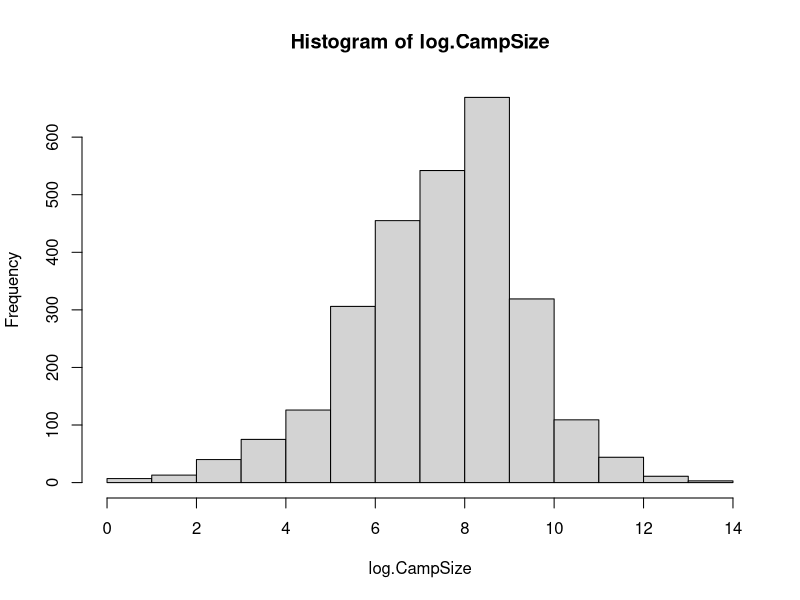
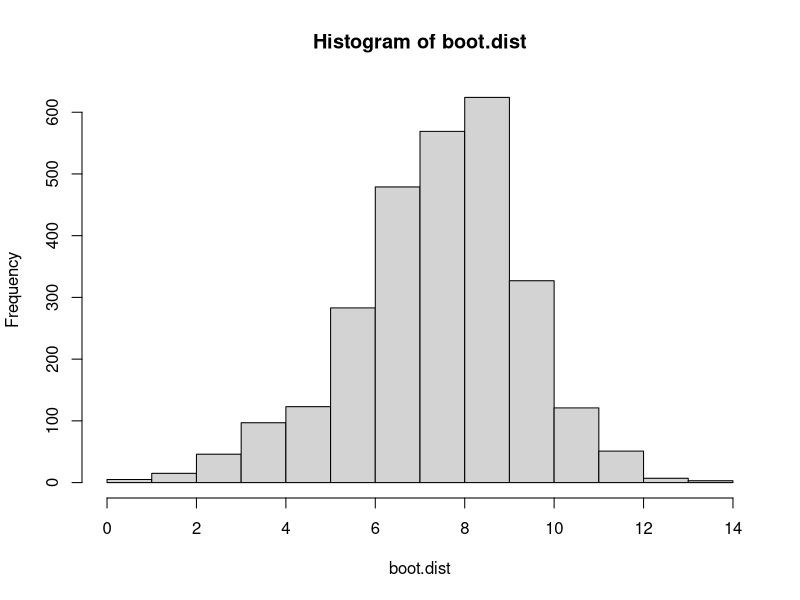
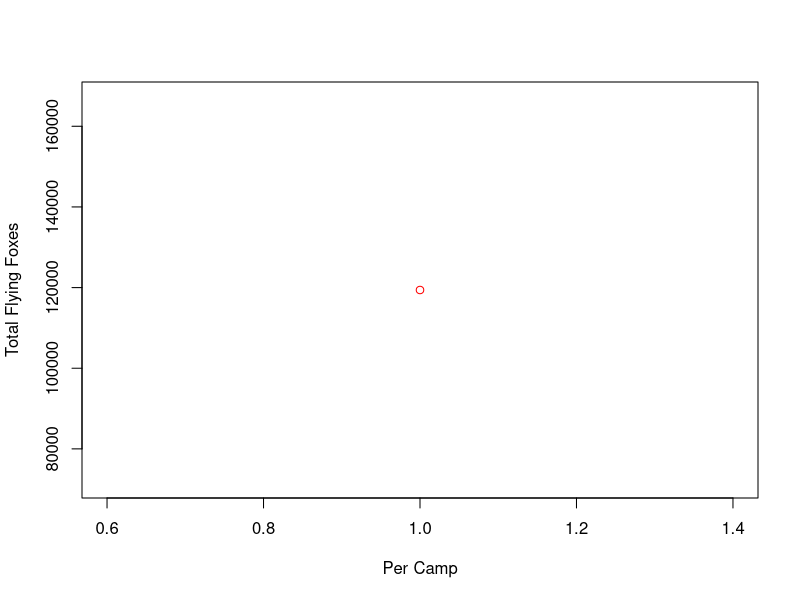
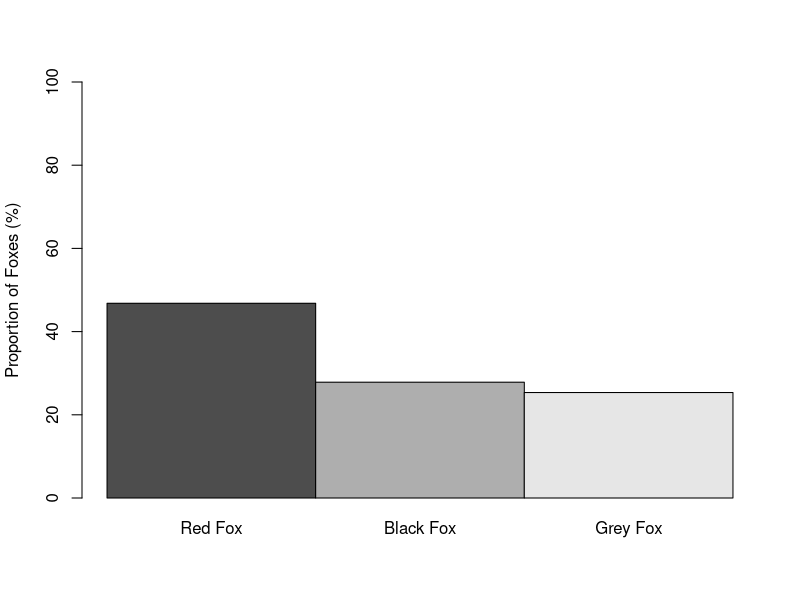
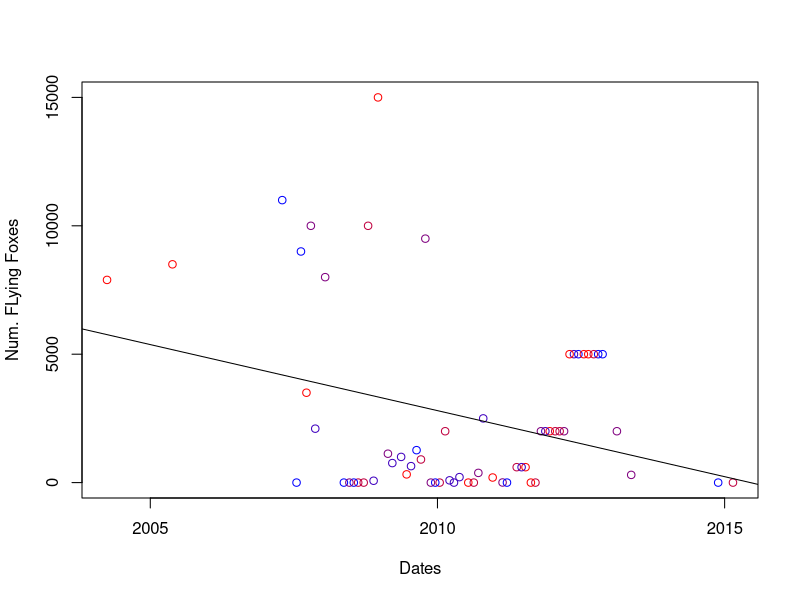

The R source for these figures, in order:
## ---- chunk 1
#load the data from csv
foxData = read.csv("FlyingFoxMonitoring.csv",header = TRUE)

#converting factor to integer
blkFox <- suppressWarnings(c(as.numeric(as.character(foxData$BlackFlyingFox.Count))))
redFox<- suppressWarnings(c(as.numeric(as.character(foxData$LittleRedFlyingFox.Count))))
greyFox<- suppressWarnings(c(as.numeric(as.character(foxData$GreyHeadedFlyingFox.Count))))
totalFox <- suppressWarnings(c(as.numeric(as.character(foxData$TotalSpecies.Count))))
camp <- (as.character(foxData$Camp))
ehpCamp<-foxData$EHP.CampId

#remove rows where variable FlyingFoxesAbsent does not match the total count being zero or not.

idHasFox=which(foxData$FlyingFoxesAbsent!=TRUE)
idHasNoFox=which(suppressWarnings(c(as.numeric(as.character(foxData$TotalSpecies.Count))))!=0)
illogicalFox=setdiff(idHasFox,idHasNoFox)

##removing data with NA
#make a vector of the rows which have missing data
idNA=c(which(is.na(blkFox)),which(is.na(redFox)),which(is.na(greyFox)),which(is.na(totalFox)),which(is.na(camp)),illogicalFox,which(is.na(ehpCamp)))
paste(length(idNA),"cases have NAs")

#remove those rows
blkFox=blkFox[-idNA]
redFox=redFox[-idNA]
greyFox=greyFox[-idNA]
totalFox=totalFox[-idNA]

#calculate totals based on each species
myTotal = blkFox+redFox+greyFox
diffTotals = totalFox-myTotal

#make a vector where if the difference between the actual total and the sum of each species doesn't match the value is NA and if it does it's "good"
idBadMath=ifelse(diffTotals!=0,NA,"good")
paste(sum(is.na(idBadMath)),"rows have totals that dont match the sum of each species")
#making a vecor of the NAs (which are actually the rows with bad maths)
idBadMath=which(is.na(idBadMath))

#removing the rows that have bad maths
blkFox=blkFox[-idBadMath]
redFox=redFox[-idBadMath]
greyFox=greyFox[-idBadMath]
totalFox=totalFox[-idBadMath]

dirty <-c(idNA,idBadMath)
camp=camp[-dirty]

ehpCamp=ehpCamp[-dirty]

## ---- chunk 2
##natural logarithm of the total species count per camp
foxyCamps=which(foxData$FlyingFoxesAbsent!=TRUE)
foxyCamps=totalFox[foxyCamps]
log.CampSize=log(foxyCamps)
#paste(totalFox,logCampSize)
#logCampSize
foxyCamps.length=length(foxyCamps)

##histogram of camp size logarithm
hist(log.CampSize)

## ---- chunk 3

##boot strap of mean camp size logarithm
##Generating a Bootstrap Distribution
b = 10000
boot.dist = rep(NA, b)
for (i in 1:b) {
  boot.sample = sample(foxyCamps, replace=TRUE)
  boot.dist=log(boot.sample)
  boot.dist[i]=mean(boot.dist, conf.level = 0.95)
  sd(boot.dist)
}
hist(boot.dist)

## ---- chunk 4
#get number of factors
campFactor=nlevels(ehpCamp)
#create empty vector
foxPerCamp <- rep(NA, campFactor)
#fill vector using for loop
for(j in 1:as.numeric(campFactor)){
    foxPerCamp[j] <- c(sum(totalFox[ehpCamp==j]))
}

#visualising with a scatterplot
redblue <- colorRampPalette(c("red","blue"))
plot(foxPerCamp,xlab="Per Camp",ylab="Total Flying Foxes",col=redblue(5))

#proportion for whole species
blk=sum(blkFox)
red=sum(redFox)
grey=sum(greyFox)
foxProp=c(red,blk,grey)/sum(totalFox)*100
matrixHead=c("red","black","grey")
foxPropTbl = matrix(c(foxProp,matrixHead),ncol=3,byrow=TRUE)

foxPropTbl

#visualise proportions with a bar plot
barplot(matrix(foxProp),names.arg=c("Red Fox", "Black Fox", "Grey Fox"), beside=TRUE, col=grey.colors(3), ylim=c(0,100), ylab = "Proportion of Foxes (%)")

## ---- chunk 5
redFox.3b=which(redFox>0)
totalFox.3b=totalFox[redFox.3b]
redFox.3b=redFox[redFox.3b]

cor.test(redFox.3b/totalFox.3b,totalFox.3b, alternative = "two.sided", conf.level = 0.99)

## ---- chunk 6
#load and clean data

#Use the function as.Date to convert the date strings in the variable SurveyDate into dates. 
date <- suppressWarnings(c(as.Date(foxData$SurveyDate,"%d/%m/%y")))
date=date[-dirty]

#vector of id for Indooroopilly Island Camp
idIndoIsland=which(ehpCamp=="68")

#create vector of data and total fox count for Indooroopilly Island 
indoDates=date[idIndoIsland]
indoFox=totalFox[idIndoIsland]

#linear regression
indo.lm=lm(indoFox ~ as.numeric(indoDates))

summary(indo.lm)

## ---- chunk 7
#visualisation
plot(indoFox~indoDates, col=redblue(5),xlab="Dates", ylab = "Num. FLying Foxes")

abline(lm(indoFox ~ indoDates))

## ---- chunk 8
#vector of id for Laidley Plainlands Camp
idLaidley=which(ehpCamp=="76")

date <- suppressWarnings(c(as.Date(foxData$SurveyDate,"%d/%m/%y")))
date=date[-dirty]

#vector of dates at the Laidley Plainlands Camp
laidleyDates=date[idLaidley]

#reduces dates vector to the specified dates
#first date
laidleyDates1 <- laidleyDates[laidleyDates == "2013-10-18"]
#second date
laidleyDates2 <- laidleyDates[laidleyDates == "2013-11-13"]

#get all the dates that match in the data set
#first date
idLaidleyDates1=which(date==laidleyDates1)
#second date
idLaidleyDates2=which(date==laidleyDates2)

#find the matching id of the two vectors
#first date
idLaidley1 <- idLaidley[(idLaidley %in% idLaidleyDates1)]
#second date
idLaidley2 <- idLaidley[(idLaidley %in% idLaidleyDates2)]

#retrieve species data from the two dates
blkD1=blkFox[idLaidley1]
blkD2=blkFox[idLaidley2]

redD1=redFox[idLaidley1]
redD2=redFox[idLaidley2]
  
greyD1=greyFox[idLaidley1]
greyD2=greyFox[idLaidley2]

fox1=c(redD1,blkD1,greyD1)
fox2=c(redD2,blkD2,greyD2)

foxSum1=sum(blkD1,redD1,greyD1)
foxSum2=sum(blkD2,redD2,greyD2)

foxPropD1=c(redD1,blkD1,greyD1)/foxSum1
foxPropD2=c(redD2,blkD2,greyD2)/foxSum2

#Observed proportion (date2)
observed = foxPropD2
#expected proportion (date1)
expected = foxPropD1

foxPropD1
foxPropD2
#chi-square test
#the expected value in this instance ifs the the proportion of foxes on the first date then this is compared to the frequency of foxes observed on the second date.
observed = fox2
expected = foxPropD1

#chi squared test for goodness of fit
chisq.test(x=observed,p=expected)

## ---- chunk 9
#create a table (matrix) for testing population of each species against the dates
tbl <- matrix(c(blkD1,redD1,greyD1,blkD2,redD2,greyD2),ncol=3,byrow=TRUE)

#chi test for independence
chisq.test(tbl)
